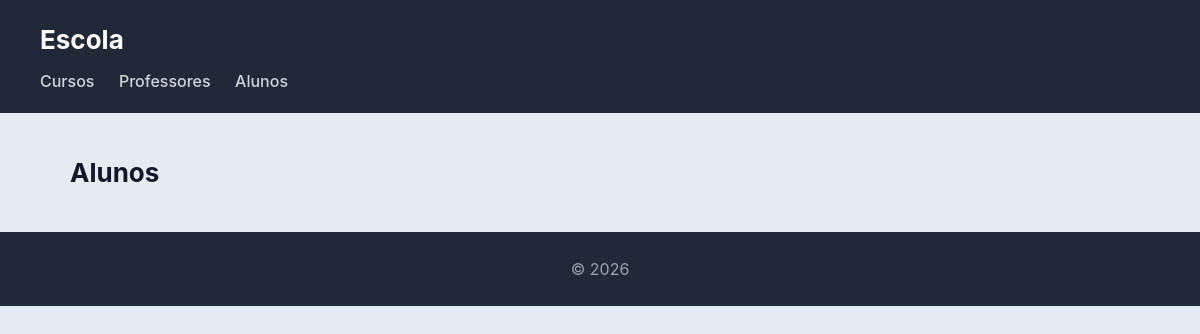
The page /escola/alunos/ on the database as committed earlier.
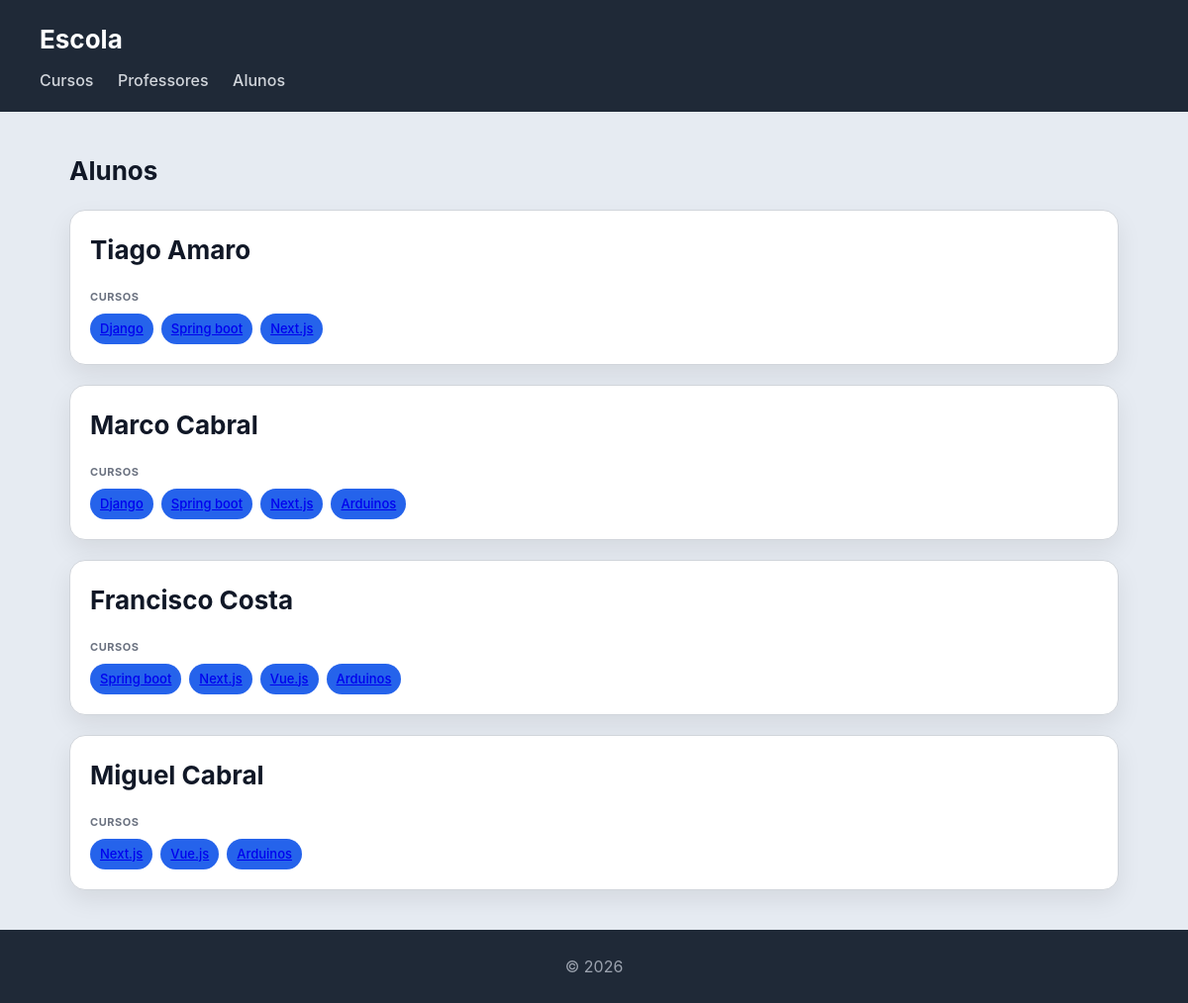
The same page on the database as committed later.
### escola/models.py (models this page shows, shortened)
class Aluno(models.Model):
    nome = models.CharField(max_length=100)
    numero = models.CharField(max_length=20, unique=True)

class Curso(models.Model):
    nome = models.CharField(max_length=100)
    imagem = models.ImageField(upload_to='cursos/')
    professor = models.ForeignKey(Professor, on_delete=models.CASCADE, related_name='cursos')
    alunos = models.ManyToManyField(Aluno, related_name='cursos')
    def __str__(self):
        return self.nome

### escola/views.py (the view)
# urls.py: path('alunos/', views.alunos_view, name="alunos"),
def alunos_view(request):
    alunos = Aluno.objects.prefetch_related('cursos').all()
    return render(request, 'escola/alunos.html', {'alunos': alunos})

### escola/templates/escola/alunos.html
{% extends "escola/base.html" %}
{% block content %}
<h2>Alunos</h2>
<section>
    {% for aluno in alunos %}
    <article>
        <header>
            <h2>{{ aluno.nome }}</h2>
        </header>
        <section>
            <h4>Cursos</h4>
            <ul>
                {% for curso in aluno.cursos.all %}
                <li>
                    <a href="{% url 'curso' curso.id %}">
                    {{ curso }}
                    </a>
                </li>
                {% endfor %}
            </ul>
        </section>
    </article>
    {% endfor %}
</section>
{% endblock %}

Rows that differ between the two databases and show on the page:
added Aluno: nome "Tiago Amaro"
added Curso: nome "Django"
added Curso: nome "Spring boot"
added Curso: nome "Next.js"
added Aluno: nome "Marco Cabral"
added Curso: nome "Arduinos"
added Aluno: nome "Francisco Costa"
added Curso: nome "Vue.js"
added Aluno: nome "Miguel Cabral"
